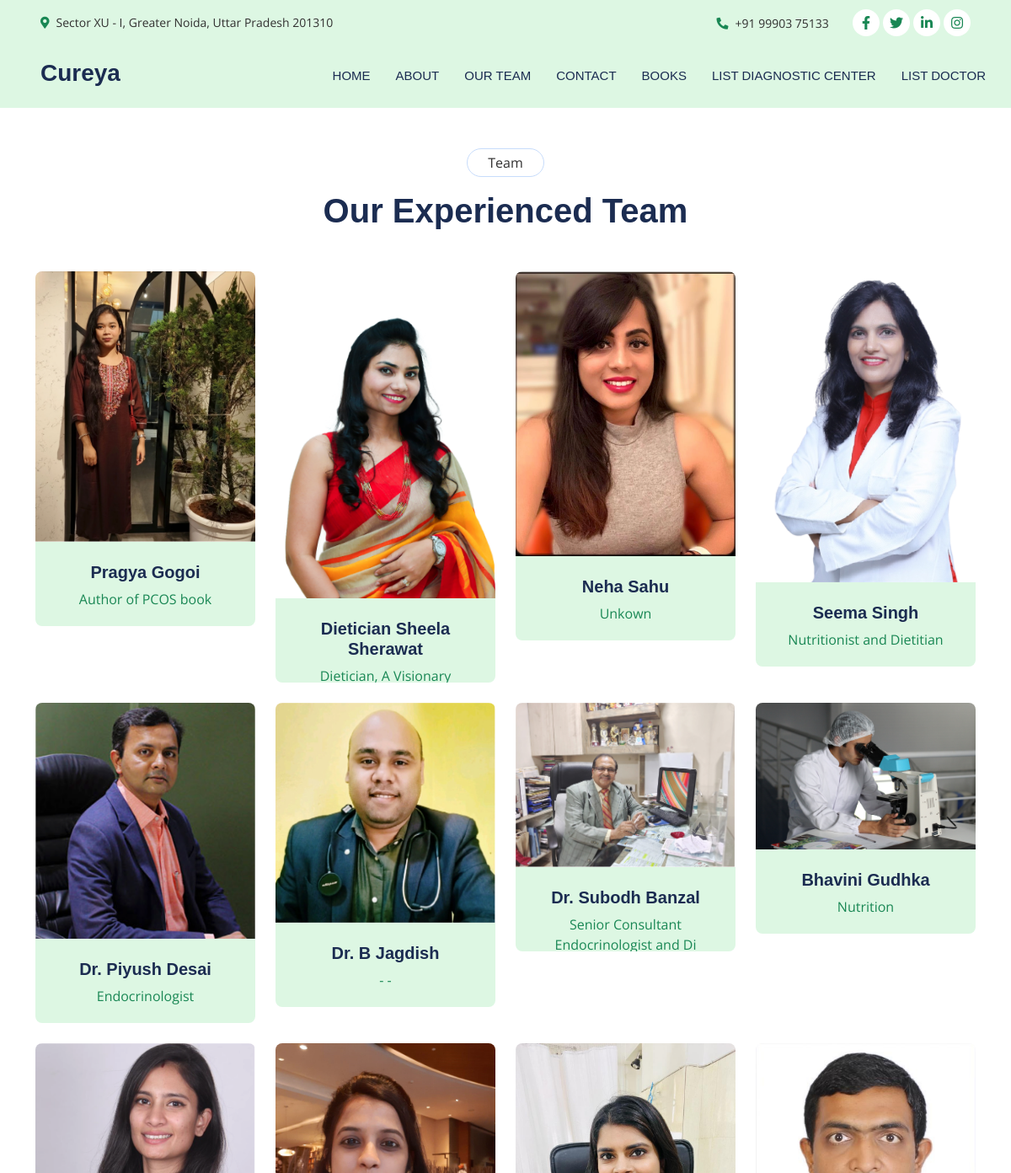
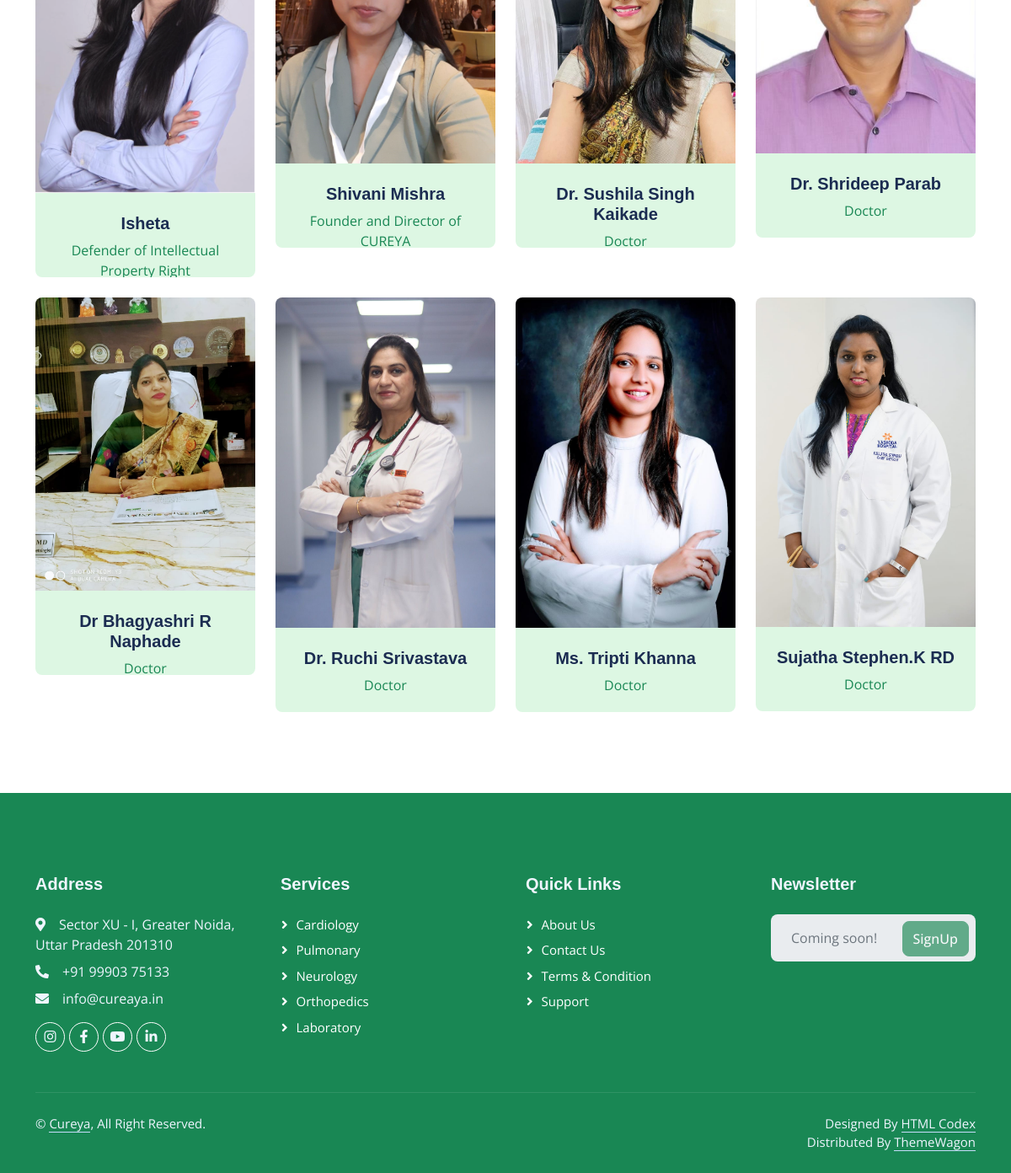
Page /team/ on the committed database (2 pictures, top to bottom).
### cureya/models.py (models this page shows, shortened)
class TeamMember(models.Model):
    id = models.UUIDField(
        primary_key=True,
        default=uuid.uuid4,
        editable=False)
    name = models.CharField(max_length=60)
    experience_years = models.IntegerField(default=0)
    photo = models.ImageField(upload_to='team/')
    designation = models.CharField(max_length=40)
    priority = models.IntegerField(default=3)
    is_visible = models.BooleanField(default=True)
    created_at = models.DateTimeField(auto_now_add=True)
    updated_at = models.DateTimeField(auto_now=True)

### cureya/views.py (the view)
# urls.py: path('team/', team),
def team(request: ASGIRequest):
    team_members = TeamMember.objects.filter(is_visible=True).order_by('-priority')
    return render(request, 'team.html', {'team': team_members})

### templates/team.html (shortened to what this page needs)
{% extends 'partials/_base.html' %}
{% load static %}
{% block content %}
    <div class="container-xxl py-5">
        <div class="container">
            <div class="text-center mx-auto mb-5 wow fadeInUp" data-wow-delay="0.1s" style="max-width: 600px;">
                <p class="d-inline-block border rounded-pill py-1 px-4">Team</p>
                <h1>Our Experienced Team</h1>
            </div>
            <div class="row g-4">
                {% for team_member in team %}
                <div class="col-lg-3 col-md-6 wow fadeInUp" data-wow-delay="0.1s">
                    <div class="team-item position-relative rounded overflow-hidden">
                        <div class="overflow-hidden">
                            <img class="img-fluid" src="{{ team_member.photo.url }}" alt="">
                        </div>
                        <div class="appoint team-text  text-center p-4">
                            <h5>{{team_member.name}}</h5>
                            <p class="text-success">{{team_member.designation}}</p>
                        </div>
                    </div>
                </div>
                {% endfor %}
            </div>
        </div>
    </div>
{% endblock %}

### static/css/style.css (style rules this page uses)
:root { --primary: #7C7C7C; --light: #EFF5FF; --dark: #1B2C51; }
.team-item img { position: relative; top: 0; transition: .5s; }
.team-item .team-text { position: relative; height: 100px; transition: .5s; }
.team-text { background-color: #DDF7E3; }
.appoint { background-color: #DDF7E3; }
body { font-family: "Open Sans", sans-serif; color: #313030; }
h1, h2, h3, h4, h5, h6 { font-family: "Raleway", sans-serif; }

### rows in the picture
TeamMember: photo (picture), name "Pragya Gogoi", designation "Author of PCOS book"
TeamMember: photo (picture), name "Dietician Sheela Sherawat", designation "Dietician, A Visionary…"
TeamMember: photo (picture), name "Neha Sahu", designation "Unkown"
TeamMember: photo (picture), name "Seema Singh", designation "Nutritionist and Dietitian"
TeamMember: photo (picture), name "Dr. Piyush Desai", designation "Endocrinologist"
TeamMember: photo (picture), name "Dr. B Jagdish", designation "- -"
TeamMember: photo (picture), name "Dr. Subodh Banzal", designation "Senior Consultant Endocrinologist and Di"
TeamMember: photo (picture), name "Bhavini Gudhka", designation "Nutrition"
TeamMember: photo (picture), name "Isheta", designation "Defender of Intellectual Property Right"
TeamMember: photo (picture), name "Shivani Mishra", designation "Founder and Director of CUREYA"
TeamMember: photo (picture), name "Dr. Sushila Singh Kaikade", designation "Doctor"
TeamMember: photo (picture), name "Dr. Shrideep Parab", designation "Doctor"
TeamMember: photo (picture), name "Dr Bhagyashri R Naphade", designation "Doctor"
TeamMember: photo (picture), name "Dr. Ruchi Srivastava", designation "Doctor"
TeamMember: photo (picture), name "Ms. Tripti Khanna", designation "Doctor"
TeamMember: photo (picture), name "Sujatha Stephen.K RD", designation "Doctor"
